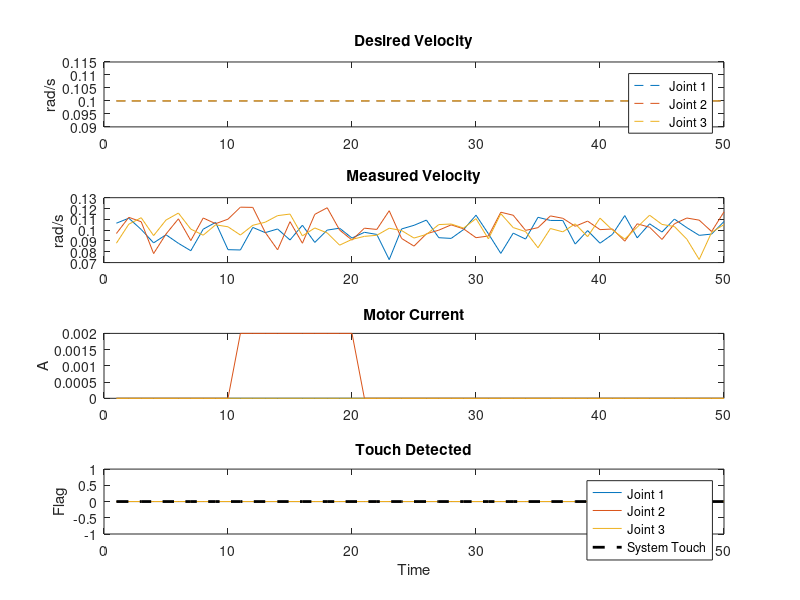

Write MATLAB code to recreate this figure.
clc; clear; close all;

T = 50;  % 총 시간 프레임 수
num_joints = 3;

%% 우리집 강아지는 복슬 강아지
% 파라미터 설정
speed_err_thresh = 8e-02;
current_spike_thresh = 1e-3;
small_change_thresh = 0.01;

% 초기화
Rv_cmd_data = repmat([0.1; 0.1; 0.1], 1, T);               % 일정한 명령 속도
R_Jd_data   = Rv_cmd_data + 0.01 * randn(3, T);            % 실제 속도 (노이즈 포함)
R_jts_data  = zeros(3, T);                                 % 전류 데이터

% 전류 급증 이벤트 삽입 (joint 2)
R_jts_data(2, 11:20) = 2e-3;

% 결과 저장용
touch_flags_log = zeros(3, T);
touch_system_log = zeros(1, T);

% 초기 상태 저장용
prev_cur = zeros(3, 1);
prev_cmd = [0.1; 0.1; 0.1];  % 첫 명령

for t = 1:T
    des_q_dot = Rv_cmd_data(:, t);
    mea_q_dot = R_Jd_data(:, t);
    mea_cur   = R_jts_data(:, t);

    % 조건 계산
    speed_drop     = abs(des_q_dot - mea_q_dot) > speed_err_thresh;
    current_spike  = abs(mea_cur - prev_cur) > current_spike_thresh;
    command_stable = abs(des_q_dot - prev_cmd) < small_change_thresh;

    % Touch 판단
    touch_flags = speed_drop & current_spike & command_stable;
    touch_system = any(touch_flags);

    % 저장
    touch_flags_log(:, t) = touch_flags;
    touch_system_log(t) = touch_system;

    % 상태 업데이트
    prev_cur = mea_cur;
    prev_cmd = des_q_dot;
end

% 시각화
figure;
subplot(4,1,1);
plot(Rv_cmd_data', '--'); title('Desired Velocity'); ylabel('rad/s');
legend('Joint 1','Joint 2','Joint 3');

subplot(4,1,2);
plot(R_Jd_data'); title('Measured Velocity'); ylabel('rad/s');

subplot(4,1,3);
plot(R_jts_data'); title('Motor Current'); ylabel('A');

subplot(4,1,4);
plot(touch_flags_log'); hold on;
plot(touch_system_log, 'k--', 'LineWidth', 2);
title('Touch Detected'); ylabel('Flag'); xlabel('Time');
legend('Joint 1','Joint 2','Joint 3','System Touch');
